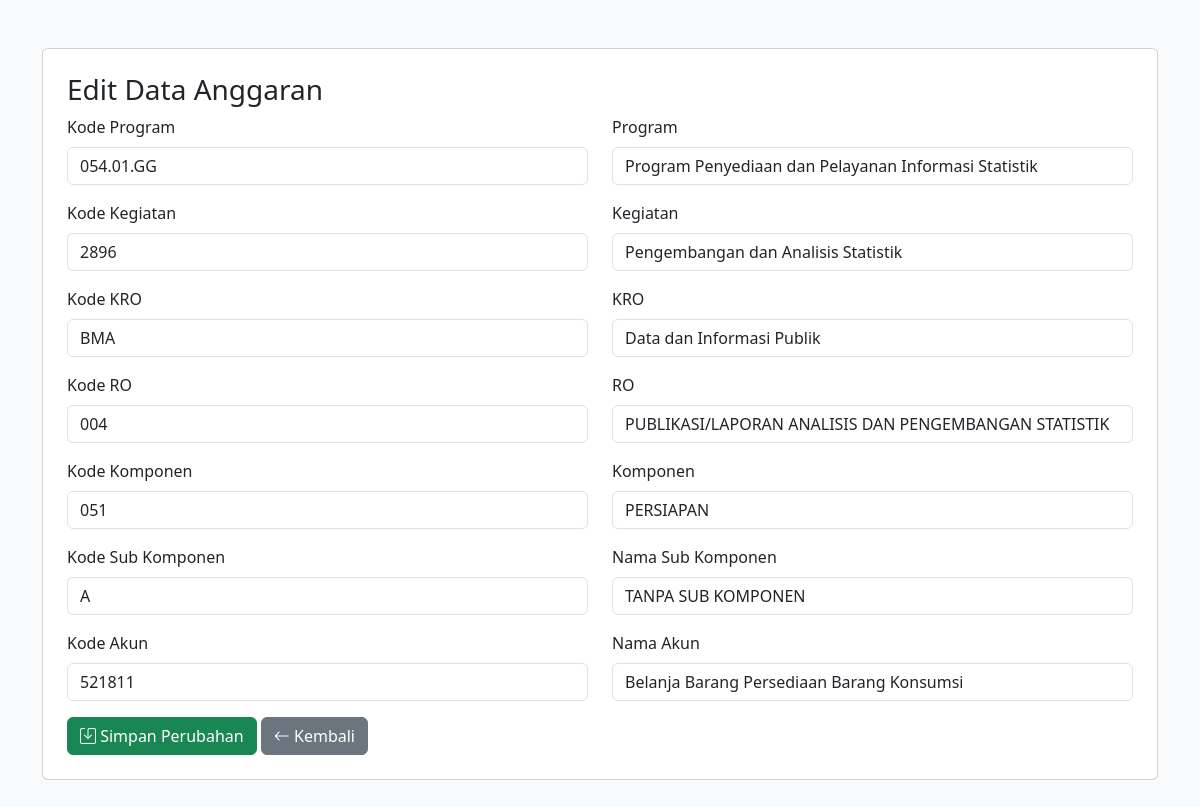
Page /anggaran/edit_anggaran.php?id=1 (signed in) on the committed database.
### tables this page shows
CREATE TABLE `anggaran` (
  `Kode Program` varchar(9) DEFAULT NULL,
  `Program` varchar(52) DEFAULT NULL,
  `Kode Kegiatan` int(4) DEFAULT NULL,
  `Kegiatan` varchar(101) DEFAULT NULL,
  `Kode KRO` varchar(3) DEFAULT NULL,
  `KRO` varchar(48) DEFAULT NULL,
  `Kode RO` varchar(3) DEFAULT NULL,
  `RO` varchar(91) DEFAULT NULL,
  `Kode Komponen` varchar(3) DEFAULT NULL,
  `Komponen` varchar(73) DEFAULT NULL,
  `Kode Sub Komponen` varchar(1) DEFAULT NULL,
  `Nama Sub Komponen` varchar(48) DEFAULT NULL,
  `Kode Akun` int(6) DEFAULT NULL,
  `Nama Akun` varchar(51) DEFAULT NULL
);

### anggaran/edit_anggaran.php (the view, shortened to what this page needs)
<?php
include '../db/koneksi.php';
$id = $_GET['id'] ?? 0;
$query = mysqli_query($conn, "SELECT * FROM anggaran LIMIT " . ($id - 1) . ", 1");
$data = mysqli_fetch_assoc($query);
?>
<!DOCTYPE html>
<html lang="id">
<head>
<link href="https://cdn.jsdelivr.net/npm/bootstrap@5.3.0/dist/css/bootstrap.min.css" rel="stylesheet">
<link href="https://cdn.jsdelivr.net/npm/bootstrap-icons@1.11.1/font/bootstrap-icons.css" rel="stylesheet">
</head>
<body class="bg-light">
<div class="container py-5">
    <div class="card p-4">
        <h3>Edit Data Anggaran</h3>
        <form method="POST">
            <div class="row">
                <?php foreach ($data as $key => $value): ?>
                    <?php if (!is_numeric($key)): ?>
                        <div class="col-md-6 mb-3">
                            <label class="form-label"><?= $key ?></label>
                            <input type="text" name="<?= str_replace(' ', '_', strtolower($key)) ?>" value="<?= htmlspecialchars($value) ?>" class="form-control">
                        </div>
                    <?php endif; ?>
                <?php endforeach; ?>
            </div>
            <button type="submit" class="btn btn-success"><i class="bi bi-save"></i> Simpan Perubahan</button>
            <a href="anggaran.php" class="btn btn-secondary"><i class="bi bi-arrow-left"></i> Kembali</a>
        </form>
    </div>
</div>
</body>
</html>

### rows in the picture
anggaran: kode_program "054.01.GG", program "Program Penyediaan dan Pelayanan Informasi Statistik", kode_kegiatan "2896", kegiatan "Pengembangan dan Analisis Statistik", kode_kro "BMA", kro "Data dan Informasi Publik", kode_ro "004", ro "PUBLIKASI/LAPORAN ANALISIS DAN PENGEMBANGAN STATISTIK", kode_komponen "051", komponen "PERSIAPAN", Kode Sub Komponen "A", Nama Sub Komponen "TANPA SUB KOMPONEN", kode_akun "521811", nama_akun "Belanja Barang Persediaan Barang Konsumsi"

### other values in the picture
$key "Kode Program"
$key "Program"
$key "Kode Kegiatan"
$key "Kegiatan"
$key "Kode KRO"
$key "KRO"
$key "Kode RO"
$key "RO"
$key "Kode Komponen"
$key "Komponen"
$key "Kode Sub Komponen"
$key "Nama Sub Komponen"
$key "Kode Akun"
$key "Nama Akun"
